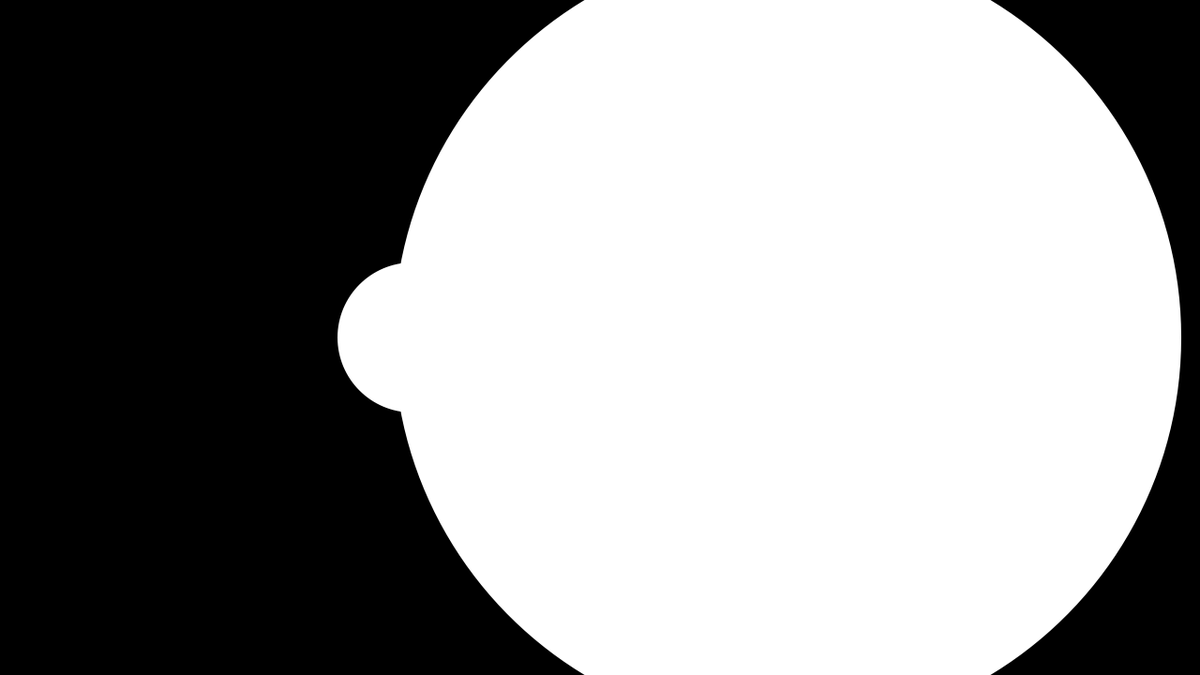
Frame 1 (no input)
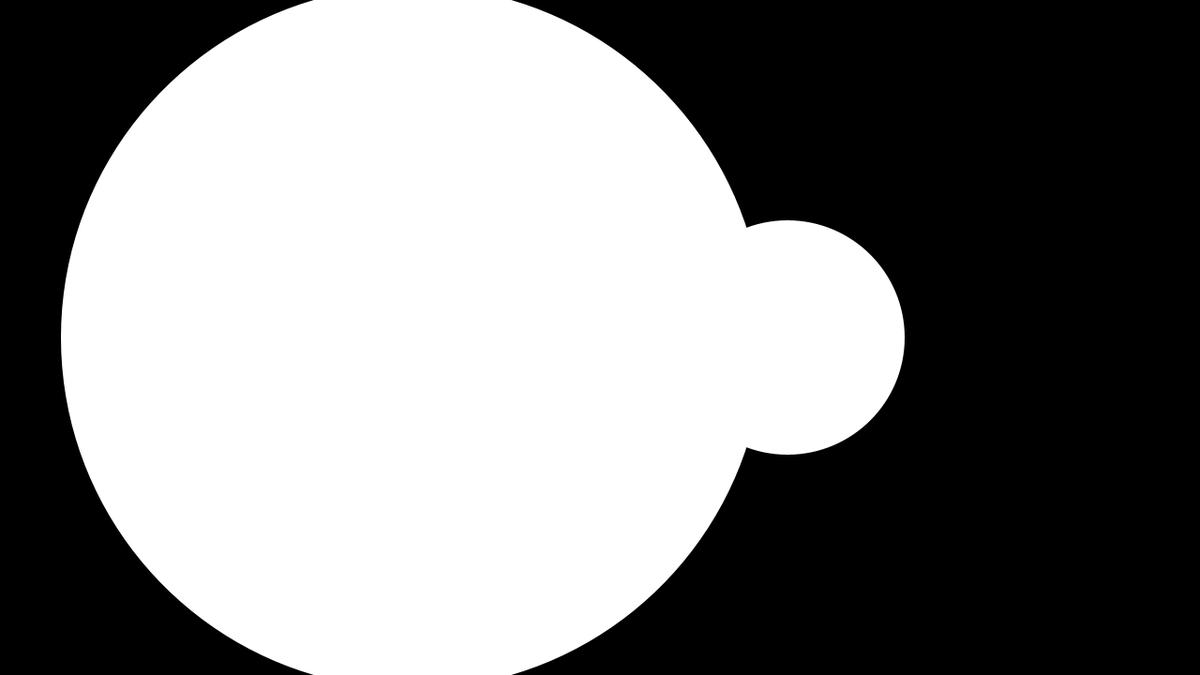
Frame 60 (the mouse pressed at the canvas centre just before this capture)
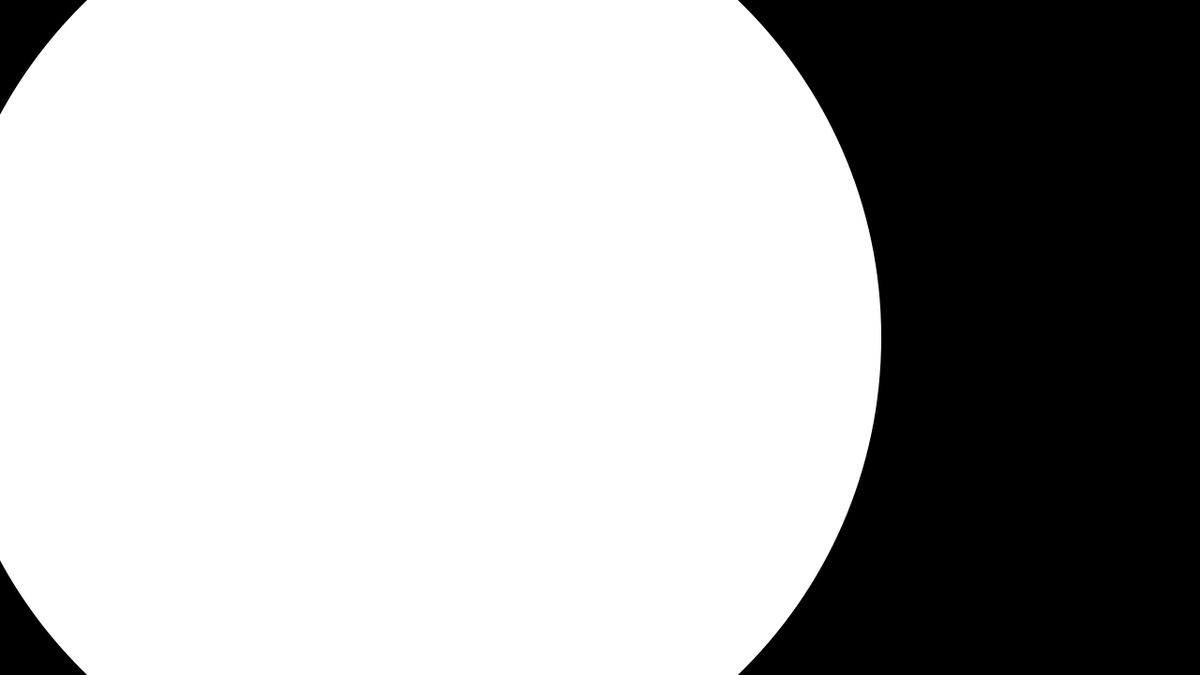
Frame 120 (the mouse held since frame 60 and released just before this capture)

The Processing sketch that drew these frames (run headless with seeded random() and noise(); from frame 60 on, the mouse is pressed at the canvas centre):

// Processing sketch: dependence
// ── dependence.pde
float scale;
float scaleNeg;
int mode = 0;

void setup () {
  
  size(1280,720);
  background(0);
  
   scale= 150;
   scaleNeg=-150;
  
}  
  
void draw () {
  
  background(0);
  if(scale < 1000 && mode == 0){scale=scale+10;}
  else if( scale > 0 && mode == 1){scale=scale-10;
  }
  
  scaleNeg=1000-scale;
  
 // if(scale==1000 && mode==1){scale=scale+10;}
 // else if
  
  
   // if scale is equal to 1000 set mode to 1
   // if scale equals 0 set mode to 0
   
   
  
  
  println(scaleNeg);
  println(scale);
 


  translate(width/2,height/2);
  noStroke();
  
  
  ellipse(-200,0,scale,scale);
  
  
  ellipse(200,0,scaleNeg,scaleNeg);
  
  
  
  
  
  
  
}
